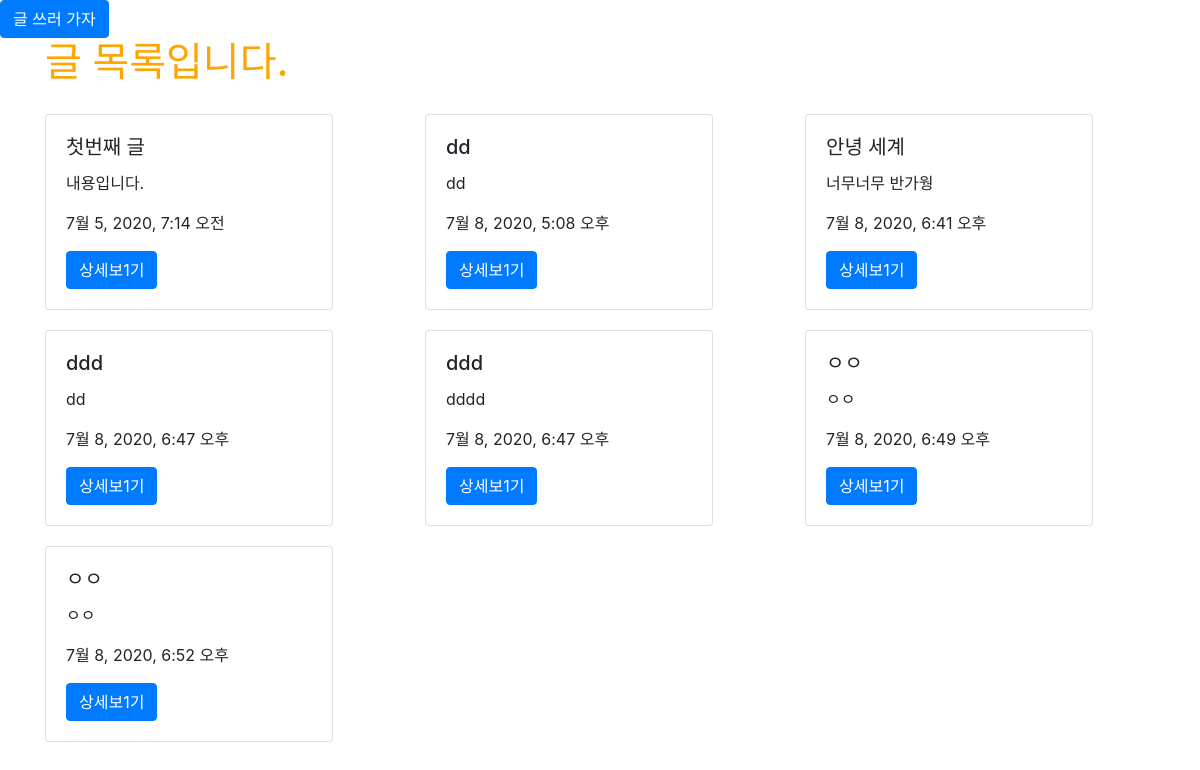
The app's page /posts/, older data.
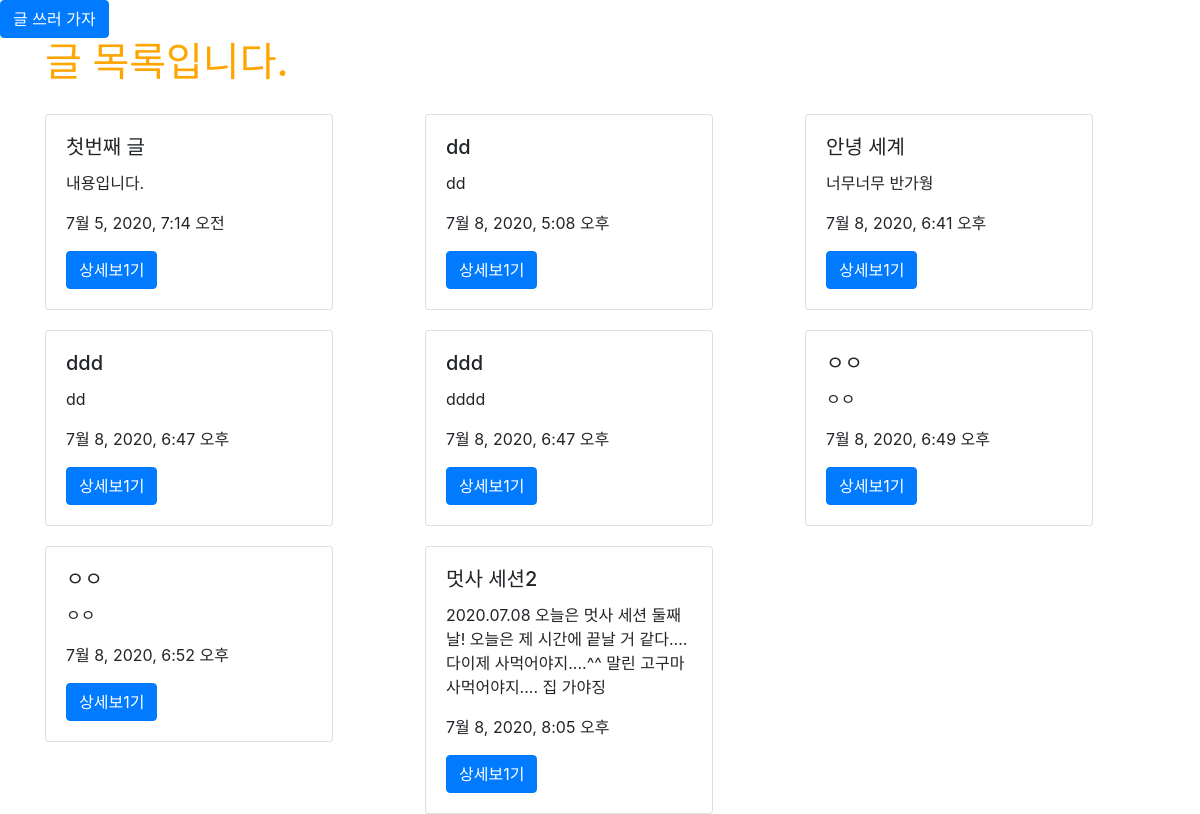
The same page, newer data.
### posts/models.py (models this page shows)
class Post(models.Model):
    title = models.CharField(max_length=50, null=False)
    content = models.TextField()
    view_count = models.IntegerField(default = 0)
    created_at = models.DateTimeField(auto_now_add = True)
    updated_at = models.DateTimeField(auto_now = True)

### posts/views.py (the view)
# urls.py: path('', views.main, name="main"),
def main(request):
    posts = Post.objects.all()
    return render(request, 'posts/main.html', {'posts': posts})

### posts/templates/posts/main.html
{% extends 'base.html' %}
{% load static %}
{% block content %}
<a class="btn btn-primary" href="{% url 'posts:new' %}" role="button">글 쓰러 가자</a>
<div class="container">
<h1>글 목록입니다.</h1>
<div class="row">
{% for post in posts %}
<div class="col-md-4 col-12">
<div class="card" style="width: 18rem; margin-top: 20px;">
<div class="card-body">
<h5 class="card-title">{{ post.title }}</h5>
<p class="card-text">{{ post.content }}</p>
<p>{{ post.created_at }}</p>
<a href="{% url 'posts:show' post.pk %}" class="btn btn-primary">상세보1기</a>
</div>
</div>
</div>
{% endfor %}
</div>
</div>
{% endblock %}

### myblog/templates/base.html (shortened to what this page needs)
{% load static %}
<!doctype html>
<html lang="en">
  <head>
    <link rel="stylesheet" href="https://stackpath.bootstrapcdn.com/bootstrap/4.5.0/css/bootstrap.min.css">
    <link rel="stylesheet" href="{% static 'css/project.css' %}">
  </head>
  <body>
    {% block content %}
    {% endblock %}
  </body>
</html>

### myblog/static/css/project.css (style rules this page uses)
h1 { color: orange; }

Row changes from the older to the newer data that the page shows:
added Post: title "멋사 세션2", content "2020.07.08 오늘은 멋사 세션 둘째날! 오늘은 제 시간에 끝날 거 같다.... 다이제 사먹어야지....^^ 말린 고구마 사먹어야지.... 집 가야징", created_at "7월 8, 2020, 8:05 오후"
